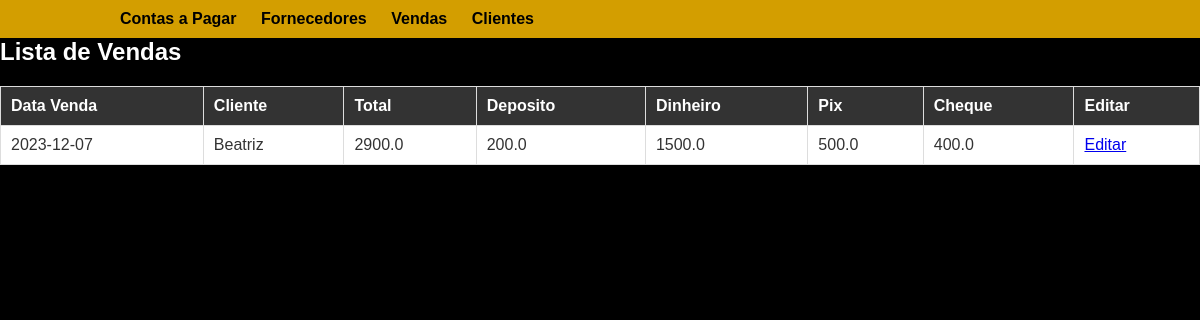
The page /vendas on the database as committed earlier.
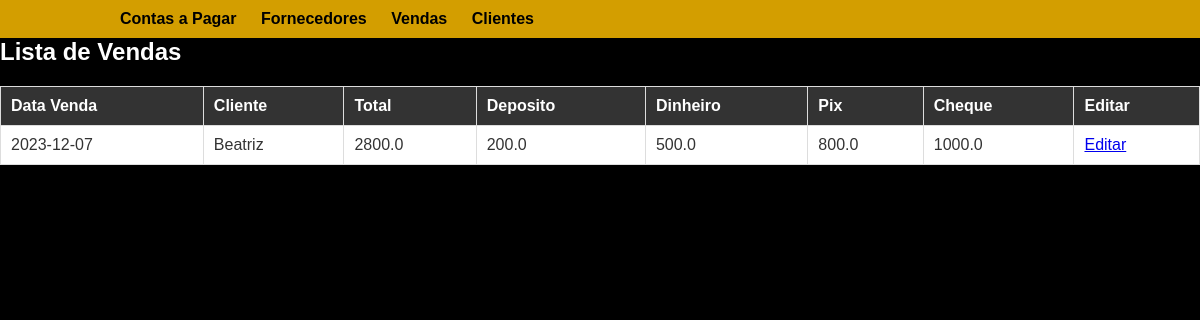
The same page on the database as committed later.
### models/__init__.py (models this page shows, shortened)
class Vendas(db.Model):
    id_venda = db.Column(db.Integer, primary_key=True)
    data_venda = db.Column(db.Date, nullable=False)
    dinheiro_venda = db.Column(db.Float, nullable=True)
    deposito_venda = db.Column(db.Float, nullable=True)
    cartao_venda = db.Column(db.Float, nullable=True)
    cheques_venda = db.Column(db.Float, nullable=True)
    pix_venda = db.Column(db.Float, nullable=True)
    tipo_venda = db.Column(db.String(20), nullable=True)
    total_venda = db.Column(db.Float, nullable=False)
    cliente_id = db.Column(db.Integer, db.ForeignKey(
        'clientes.id_cliente'), nullable=False)
    cliente = db.relationship(
        'Clientes', backref=db.backref('vendas', lazy=True))

class Clientes(db.Model):
    id_cliente = db.Column(db.Integer, primary_key=True)
    nome_cliente = db.Column(db.String(100), nullable=False)
    telefone_cliente = db.Column(db.String(20), nullable=True)
    tipo_cliente = db.Column(db.String(20), nullable=False)

### routes/vendas.py (the view)
@vendas_bp.route('/vendas', methods=['GET', 'POST'])
def listar_vendas():
    vendas = db.session.query(Vendas, Clientes).join(
        Clientes, onclause=Vendas.cliente_id == Clientes.id_cliente).all()
    lista_vendas = []
    for venda, cliente in vendas:
        lista_vendas.append({
            'id_venda': venda.id_venda,
            'data_venda': venda.data_venda,
            'dinheiro_venda': venda.dinheiro_venda,
            'deposito_venda': venda.deposito_venda,
            'cartao_venda': venda.cartao_venda,
            'cheques_venda': venda.cheques_venda,
            'pix_venda': venda.pix_venda,
            'tipo_venda': venda.tipo_venda,
            'total_venda': venda.total_venda,
            'nome_cliente': cliente.nome_cliente
        })
    return render_template('vendas/vendas.html', vendas=lista_vendas)

### templates/vendas/vendas.html
{% extends 'layout.html' %}
{% block content %}
    <h2>Lista de Vendas</h2>
    <table class="table">
        <thead>
            <tr>
                <th>Data Venda</th>
                <th>Cliente</th>
                <th>Total</th>
                <th>Deposito</th>
                <th>Dinheiro</th>
                <th>Pix</th>
                <th>Cheque</th>
                <th>Editar</th>
            </tr>
        </thead>
        <tbody>
            {% for venda in vendas %}
                <tr>
                    <td>{{ venda['data_venda'] }}</td>
                    <td>{{ venda['nome_cliente'] }}</td>
                    <td>{{ venda['total_venda'] }}</td>
                    <td>{{ venda['deposito_venda'] }}</td>
                    <td>{{ venda['dinheiro_venda'] }}</td>
                    <td>{{ venda['pix_venda'] }}</td>
                    <td>{{ venda['cheques_venda'] }}</td>
                    <td>
                        <a href="{{ url_for('vendas.editar_venda', id=venda.id_venda) }}">Editar</a>
                    </td>
                </tr>
            {% endfor %}
        </tbody>
    </table>
{% endblock %}

### templates/layout.html (shortened to what this page needs)
<!DOCTYPE html>
<html lang="en">
<head>
    <link rel="stylesheet" href="{{ url_for('static', filename='css/style.css') }}">
</head>
<body>
    <nav class="navbar">
        <div class="container">
            <ul class="nav">
                <li class="submenu">
                    <a href="{{ url_for('contas_pagar.listar_contas_pagar') }}">Contas a Pagar</a>
                </li>
                <li class="submenu">
                    <a href="{{ url_for('fornecedores.listar_fornecedores') }}">Fornecedores</a>
                </li>
                <li class="submenu">
                    <a href="{{ url_for('vendas.listar_vendas') }}">Vendas</a>
                </li>
                <li class="submenu">
                    <a href="{{ url_for('clientes.listar_clientes') }}">Clientes</a>
                </li>
            </ul>
        </div>
    </nav>
    <div class="conteudo">
        {% block content %}{% endblock %}
    </div>
</body>
</html>

### static/css/style.css (style rules this page uses)
body, h1, h2, h3, p, ul, li { margin: 0; padding: 0; }
body { font-family: Arial, sans-serif; background-color: #000; color: #fff; margin: 0; padding: 0; }
.container { width: 80%; margin: 0 auto; }
nav { background-color: rgba(253, 190, 0, 0.835); padding: 10px 0; }
nav ul { list-style-type: none; }
nav ul li { display: inline; margin-right: 20px; }
nav a { color: #000; text-decoration: none; font-weight: bold; }
.submenu { position: relative; }
.table { width: 100%; border-collapse: collapse; margin-top: 20px; font-family: 'Arial', sans-serif; }
.table th, .table td { border: 1px solid #ddd; padding: 10px; text-align: left; font-family: 'Arial', sans-serif; }
.table th { background-color: #333; color: #fff; }
.table td { background-color: #fff; color: #333; }

Rows that differ between the two databases and show on the page:
changed Vendas "Beatriz": total_venda "2900.0" → "2800.0"; dinheiro_venda "1500.0" → "500.0"; pix_venda "500.0" → "800.0"; cheques_venda "400.0" → "1000.0"
